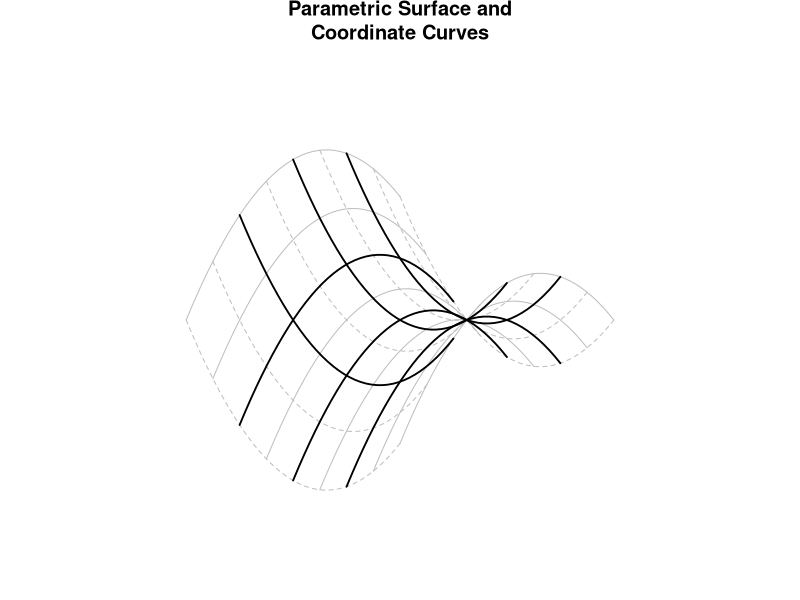

R code for this plot: (Note: this script raises an error after producing the figure.)
setwd("C:/Users/18904/Github/differential-geometry/codes")
proj=function(x,y,z)cbind(0.866*(x-y),0.5*(x+y)-0.8*z)
q=seq(-1,1,length.out=40)
vfix=seq(-1,1,length.out=9)
ufix=seq(-1,1,length.out=9)
draw=function(){
  par(mar=c(0,0,2,0))
  plot(NULL,xlim=c(-2.0,2.0),ylim=c(-2.1,2.1),main="Parametric Surface and\nCoordinate Curves",xlab="",ylab="",asp=1,axes=FALSE)
  for(v0 in vfix){
    x=q
    y=rep(v0,40)
    z=q^2-v0^2
    lines(proj(x,y,z),lty=1,col="grey")
  }
  for(u0 in ufix){
    x=rep(u0,40)
    y=q
    z=rep(u0,40)^2-q^2
    lines(proj(x,y,z),lty=2,col="grey")
  }
  for(v0 in c(-0.5,0,0.5)){
    x=q
    y=rep(v0,40)
    z=q^2-v0^2
    lines(proj(x,y,z),lwd=1.8)
  }
  for(u0 in c(-0.5,0,0.5)){
    x=rep(u0,40)
    y=q
    z=rep(u0,40)^2-q^2
    lines(proj(x,y,z),lwd=1.8)
  }
}
pdf("../figures/param_surface.pdf",width=4,height=4)
draw()
dev.off()
svglite::svglite("../figures/param_surface.svg",width=4,height=4)
draw()
dev.off()
